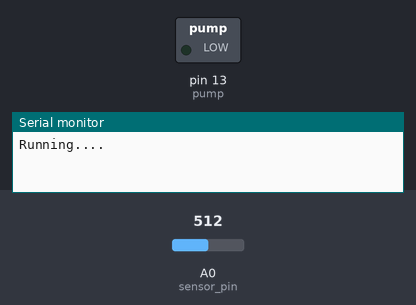
Bench run of a sketch on a simulated Arduino Uno, built with avr-gcc and run on an emulated ATmega328P. Shown: switched loads named in the sketch (green lamp = pin HIGH), the last lines printed to the serial monitor. The test bench sets the inputs (shaded band); at power-on: A0 (sensor_pin) = 512.

Above: at 0.1 s.
At 2.1 s:
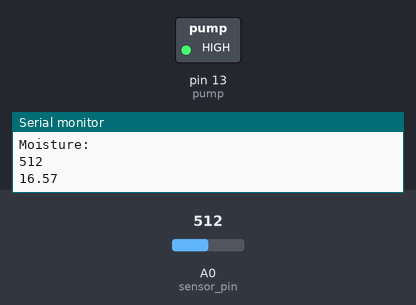
Timing chart, 0 to 3.6 s (numbered marks = the images above):
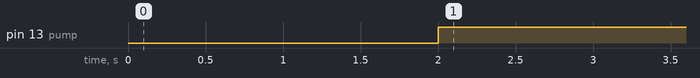

The sketch:

soil_moisture_level.ino
```cpp
//pins
int sensor_pin = A0;
int pump = 13;


int currentSoilMoistureLevel;

void setup() {
  // put your setup code here, to run once:
  pinMode(pump, OUTPUT);
  Serial.begin(9600);
  Serial.println("Running....");
  delay(2000);

}

void loop() {
  // put your main code here, to run repeatedly:
  currentSoilMoistureLevel = analogRead(sensor_pin);
  Serial.println("Moisture: ");
  Serial.println(currentSoilMoistureLevel);

  if (currentSoilMoistureLevel > 570){
    digitalWrite(pump,HIGH);

  } else if(currentSoilMoistureLevel < 220){
    digitalWrite(pump,LOW);

  } else if((currentSoilMoistureLevel >= 220) || (currentSoilMoistureLevel <= 570)){
      float currentSoilMoistureLevelPercentage = (570 - currentSoilMoistureLevel);
      currentSoilMoistureLevelPercentage = currentSoilMoistureLevelPercentage * 100 / 350;
      Serial.println(currentSoilMoistureLevelPercentage);

      if(currentSoilMoistureLevelPercentage >= 50.0){ // If moisture level of 50% is required
        digitalWrite(pump,LOW);
      }else {
        digitalWrite(pump,HIGH);
      }

  }
  delay(1000);

}
```

Measured:
- by itself, pin 13 (pump): LOW → HIGH at 2.0 s
